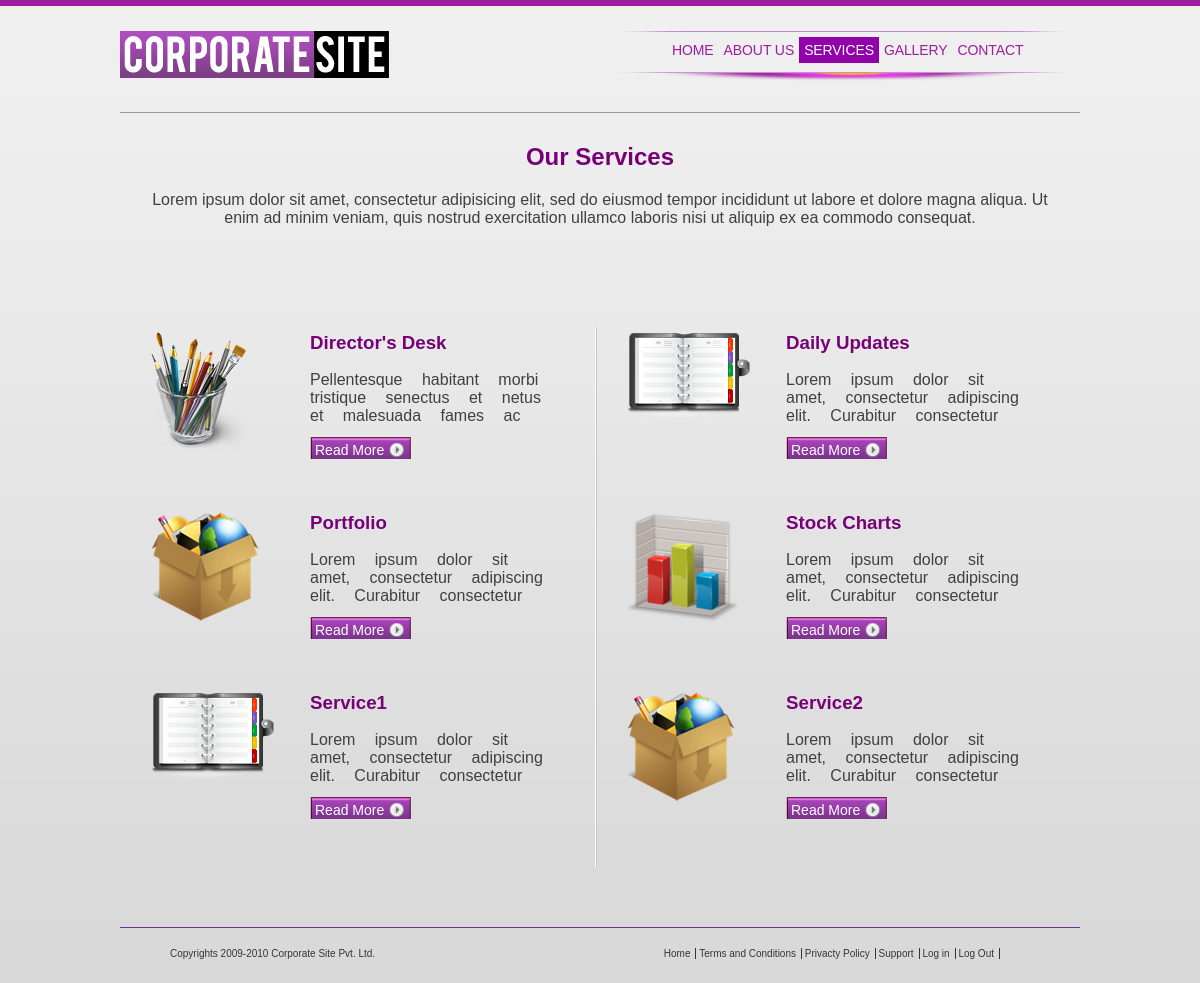
/services.php, run on the app's committed database.
### tables this page shows
CREATE TABLE `services` (
  `id` int(11) NOT NULL,
  `title` varchar(50) NOT NULL,
  `description` varchar(200) NOT NULL,
  `photo` varchar(500) NOT NULL,
  `created_date` date NOT NULL
);

### services.php (the view, shortened to what this page needs)
<?php
	$currentPage = 'services';
	include('parts/header.php');
	require ('database/mysql.php');
	$query = "SELECT * FROM `services` ORDER BY `created_date` DESC";
    $result = $conn->query($query);
?>
	<section id="servicesHeader">
		<h1>Our Services</h1>
		<p>Lorem ipsum dolor sit amet, consectetur adipisicing elit, sed do eiusmod
		tempor incididunt ut labore et dolore magna aliqua. Ut enim ad minim veniam,
		quis nostrud exercitation ullamco laboris nisi ut aliquip ex ea commodo
		consequat.</p>
	</section>
	<section id="content">
		<?php while($row = $result->fetch_assoc()) {?>
			<div class="box boxServicePage">
				<div class="inBox">
					<div class="inBoxImg">
						<img src="<?php echo str_replace("../", "", $row['photo']); ?>">
					</div>
					<div class="inBoxText">
						<h3><?php echo $row['title']; ?></h3>
						<p><?php echo $row['description']; ?></p>
						<a href="#" class="btnReadMore">Read More</a>
					</div>
				</div>
			</div>
		<?php } ?>
	</section>
<?php include('parts/footer.php'); ?>

### parts/header.php (shortened to what this page needs)
<?php
$timestamp = date("YmdHis");
?>
<!DOCTYPE html>
<html>
<head>
	<link rel="stylesheet" type="text/css" href="css/style.css?v=<?php echo $timestamp;?>">
</head>
<body <?php if($currentPage =='home'){echo 'onload="autoSlideShow()';}?>">
	<div id="wrapper">
		<header id="main-header">
			<div id="brand">
				<img src="images/logo.png">
			</div>
			<nav>
				<ul id="menuList">
					<li><a href="index.php" class="<?php if($currentPage =='home'){echo 'active';}?>">HOME</a></li>
					<li><a href="about.php" class="<?php if($currentPage =='about'){echo 'active';}?>">ABOUT US</a></li>
					<li><a href="services.php" class="<?php if($currentPage =='services'){echo 'active';}?>">SERVICES</a></li>
					<li><a href="#" class="<?php if($currentPage =='gallery'){echo 'active';}?>">GALLERY</a></li>
					<li><a href="contact.php" class="<?php if($currentPage =='contact'){echo 'active';}?>">CONTACT</a></li>
				</ul>
			</nav>
		</header>

### parts/footer.php
		<footer>
			<p>Copyrights 2009-2010 Corporate Site Pvt. Ltd.</p>
			<ul>
				<li><a href="#">Home</a></li>
				<li><a href="#">Terms and Conditions</a></li>
				<li><a href="#">Privacty Policy</a></li>
				<li><a href="#">Support</a></li>
				<li><a href="login.php">Log in</a></li>
				<li><a href="functions/logout.php">Log Out</li></p>
			</ul>
	</footer>
	</div>
</body>
</html>

### css/style.css (style rules this page uses)
* { margin: 0; padding: 0; list-style: none; list-style: none; text-decoration: none; }
body { background: #d8d8d8 url(../images/bg.jpg) repeat-x top center; color: #fff; border-top: 6px solid #9d1e9c; box-sizing: border-box; font-family: Arial, Helvetica, sans-serif; min-width: 960px; }
#wrapper { width: 960px; margin: 0 auto; position: relative; padding: 5px; }
#main-header { margin: 20px 0px; overflow: hidden; padding-bottom: 30px; border-bottom: 1px solid #989898; }
#main-header #brand { float: left; clear:both; }
#main-header nav { float:right; font-size:14px; text-transform: uppercase; letter-spacing: -0.1px; color: #9d1e9c; width: 473px; height: 51px; background: url(../images/navBorder.png) no-repeat; }
#main-header nav ul { margin: 6px 0px 0px 60px; }
#main-header nav ul li { float:left; position:relative; }
#main-header nav ul li a { display:block; text-decoration:none; color:#9d1e9c; padding: 5px; }
#main-header nav ul li a.active,#main-header nav ul li a:hover { background: #9200aa; color: #fff; }
#content { margin: 60px 0px; clear: both; overflow: hidden; }
.box { float: left; width: 475px; }
.box:first-child { border-right: 1px solid white; box-shadow: 1px 0px #c6c6c6; }
.box:nth-child(3n) { border-right: 1px solid white; box-shadow: 1px 0px #c6c6c6; }
.boxServicePage:nth-child(3n) { border: none; box-shadow: none; }
.boxServicePage:nth-child(odd) { border-right: 1px solid white; box-shadow: 1px 0px #c6c6c6; }
.inBox { float: left; min-height: 170px; clear:both; overflow: hidden; margin: 5px 30px; }
.box .inBoxImg { float: left; clear: left; width: 130px; height: 170px; margin-right: 30px; }
.box .inBoxText { clear: right; width: 240px; overflow: hidden; }
.inBox h3 { color: #770077; min-height: 24px; }
.inBox p { color: #404040; margin:15px 0px; max-height: 55px; min-height: 55px; word-spacing: 15px; overflow: hidden; }
.inBox .btnReadMore { background: url(../images/btnReadMore.png) repeat-x; padding: 5px 27px 6px 5px; color: #fff; font-size: 14px; }
footer { border-top: 1px solid red; border-top-color: #772d8e; padding: 20px; margin-top: 20px; margin-bottom: 10px; font-size:10px; }
footer ul { float: right; margin-right: 30px; }
footer li { display: inline; padding-right: 5px; border-right: 1px solid black; border-color: #353535; }
footer li a { color:#353535; }
footer p { color:#353535; float: left; clear: left; margin-left: 30px; }
#servicesHeader { color: #000; text-align: center; margin: 30px; }
#servicesHeader p { padding: 20px 0 40px 0; color: #404040; }
#servicesHeader h1 { color: #770077; }

### data on the page
services: photo (picture), title "Director's Desk", description "Pellentesque habitant morbi tristique senectus et netus et malesuada fames ac…"
services: photo (picture), title "Daily Updates", description "Lorem ipsum dolor sit amet, consectetur adipiscing elit. Curabitur consectetur…"
services: photo (picture), title "Portfolio", description "Lorem ipsum dolor sit amet, consectetur adipiscing elit. Curabitur consectetur…"
services: photo (picture), title "Stock Charts", description "Lorem ipsum dolor sit amet, consectetur adipiscing elit. Curabitur consectetur…"
services: photo (picture), title "Service1", description "Lorem ipsum dolor sit amet, consectetur adipiscing elit. Curabitur consectetur…"
services: photo (picture), title "Service2", description "Lorem ipsum dolor sit amet, consectetur adipiscing elit. Curabitur consectetur…"
